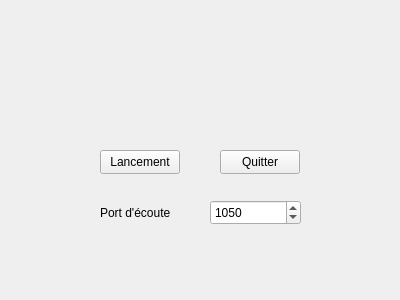
<?xml version="1.0" encoding="UTF-8"?>
<ui version="4.0">
 <class>ServeurCrawler</class>
 <widget class="QWidget" name="ServeurCrawler">
  <property name="geometry">
   <rect>
    <x>0</x>
    <y>0</y>
    <width>400</width>
    <height>300</height>
   </rect>
  </property>
  <property name="windowTitle">
   <string>ServeurCrawler</string>
  </property>
  <widget class="QPushButton" name="pushButtonQuitter">
   <property name="geometry">
    <rect>
     <x>220</x>
     <y>150</y>
     <width>80</width>
     <height>24</height>
    </rect>
   </property>
   <property name="text">
    <string>Quitter</string>
   </property>
  </widget>
  <widget class="QPushButton" name="pushButtonLancement">
   <property name="geometry">
    <rect>
     <x>100</x>
     <y>150</y>
     <width>80</width>
     <height>24</height>
    </rect>
   </property>
   <property name="text">
    <string>Lancement</string>
   </property>
  </widget>
  <widget class="QSpinBox" name="spinBoxPort">
   <property name="geometry">
    <rect>
     <x>210</x>
     <y>200</y>
     <width>91</width>
     <height>25</height>
    </rect>
   </property>
   <property name="maximum">
    <number>9999</number>
   </property>
   <property name="value">
    <number>1050</number>
   </property>
  </widget>
  <widget class="QLabel" name="label">
   <property name="geometry">
    <rect>
     <x>100</x>
     <y>205</y>
     <width>81</width>
     <height>16</height>
    </rect>
   </property>
   <property name="text">
    <string>Port d'écoute</string>
   </property>
  </widget>
 </widget>
 <layoutdefault spacing="6" margin="11"/>
 <resources/>
 <connections>
  <connection>
   <sender>pushButtonQuitter</sender>
   <signal>clicked()</signal>
   <receiver>ServeurCrawler</receiver>
   <slot>close()</slot>
   <hints>
    <hint type="sourcelabel">
     <x>274</x>
     <y>168</y>
    </hint>
    <hint type="destinationlabel">
     <x>331</x>
     <y>166</y>
    </hint>
   </hints>
  </connection>
 </connections>
</ui>
